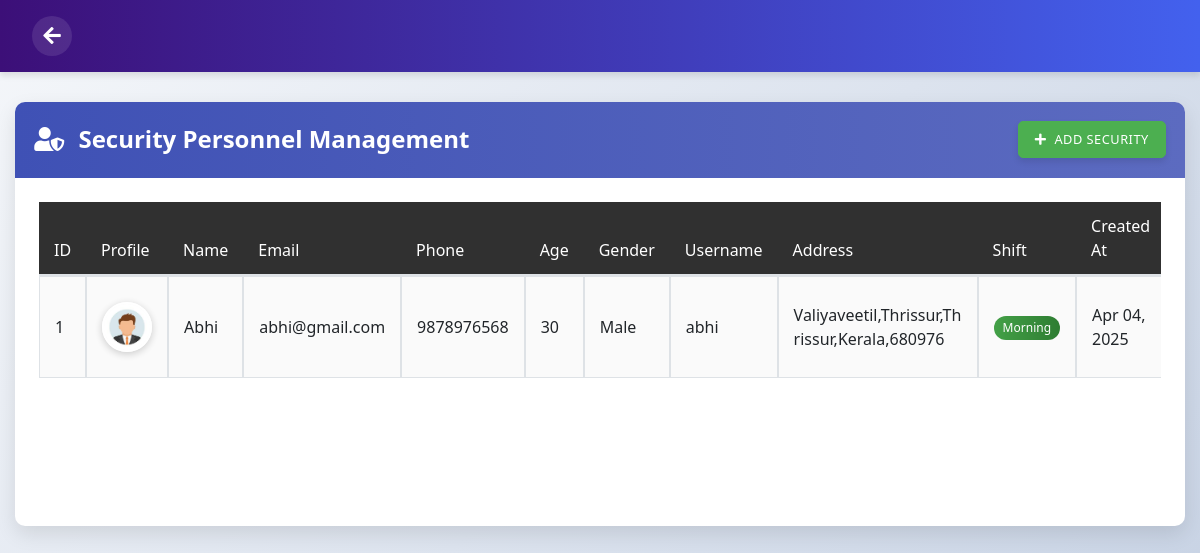
Page /admin_security_list/ on the committed database.
### app/models.py (models this page shows, shortened)
class Security(models.Model):
    GENDER_CHOICES = [
        ('Male', 'Male'),
        ('Female', 'Female'),
        ('Other', 'Other'),
    ]
    name = models.CharField(max_length=255)
    email = models.EmailField(unique=True)
    phone = models.CharField(max_length=15)
    age = models.PositiveIntegerField()
    gender = models.CharField(max_length=10, choices=GENDER_CHOICES)
    username = models.CharField(max_length=50, unique=True)
    password = models.CharField(max_length=255)
    address = models.TextField()
    shift_timing = models.CharField(max_length=50, choices=[('Morning', 'Morning'), ('Night', 'Night')])
    profile_image = models.ImageField(upload_to='security_profiles/', blank=True, null=True)
    created_at = models.DateTimeField(auto_now_add=True)
    updated_at = models.DateTimeField(auto_now=True)

### app/views.py (the view)
# urls.py: path('admin_security_list/', views.admin_security_list, name='admin_security_list'),
def admin_security_list(request):
    securities = Security.objects.all().order_by('-created_at')
    return render(request,'admin_security_list.html',{'securities':securities})

### app/templates/admin_security_list.html (shortened to what this page needs)
{% load static %}
<!DOCTYPE html>
<html lang="en">
<head>
    <link rel="stylesheet" href="https://cdnjs.cloudflare.com/ajax/libs/bootstrap/4.6.0/css/bootstrap.min.css">
    <link rel="stylesheet" href="https://cdnjs.cloudflare.com/ajax/libs/font-awesome/5.15.4/css/all.min.css">
    <link rel="stylesheet" href="https://cdnjs.cloudflare.com/ajax/libs/datatables/1.10.21/css/dataTables.bootstrap4.min.css">
    <link rel="stylesheet" href="https://cdnjs.cloudflare.com/ajax/libs/animate.css/4.1.1/animate.min.css">
</head>
<body>
    <nav class="navbar">
        <a href="/admin_home/" class="back-btn">
            <i class="fas fa-arrow-left"></i>
        </a>
    </nav>
    <div class="container-fluid">
        <div class="row">
            <div class="col-12">
                <div class="card fade-in">
                    <div class="card-header">
                        <h4 class="card-title">
                            <i class="fas fa-user-shield mr-2"></i>
                            Security Personnel Management
                        </h4>
                        <div class="header-actions">
                            <a href="{% url 'admin_add_security' %}" class="btn btn-success add-btn">
                                <i class="fas fa-plus mr-1"></i> Add Security
                            </a>
                        </div>
                    </div>
                    <div class="card-body">
                        <div class="table-responsive">
                            <table class="table table-striped table-bordered">
                                <thead>
                                    <tr>
                                        <th>ID</th>
                                        <th>Profile</th>
                                        <th>Name</th>
                                        <th>Email</th>
                                        <th>Phone</th>
                                        <th>Age</th>
                                        <th>Gender</th>
                                        <th>Username</th>
                                        <th>Address</th>
                                        <th>Shift</th>
                                        <th>Created At</th>
                                    </tr>
                                </thead>
                                <tbody>
                                    {% for security in securities %}
                                    <tr>
                                        <td>{{ security.id }}</td>
                                        <td>
                                            {% if security.profile_image %}
                                                <img src="{{ security.profile_image.url }}" alt="{{ security.name }}" class="rounded-circle" width="50" height="50">
                                            {% else %}
                                                <img src="{% static 'images/default-profile.png' %}" alt="{{ security.name }}" class="rounded-circle" width="50" height="50">
                                            {% endif %}
                                        </td>
                                        <td>{{ security.name }}</td>
                                        <td>{{ security.email }}</td>
                                        <td>{{ security.phone }}</td>
                                        <td>{{ security.age }}</td>
                                        <td>{{ security.gender }}</td>
                                        <td>{{ security.username }}</td>
                                        <td class="address-cell">{{ security.address }}</td>
                                        <td><span class="badge badge-{{ security.shift_timing|lower }}">{{ security.shift_timing }}</span></td>
                                        <td>{{ security.created_at|date:"M d, Y" }}</td>
                                    </tr>
                                    {% endfor %}
                                </tbody>
                            </table>
                        </div>
                    </div>
                </div>
            </div>
        </div>
    </div>
</body>
</html>

### app/templates/admin_security_list.html (style rules this page uses)
:root { --primary-color: #3f51b5; --secondary-color: #ff4081; --dark-color: #303030; --light-color: #f5f5f5; --success-color: #4caf50; --danger-color: #f44336; }
body { background: linear-gradient(135deg, #f5f7fa 0%, #c3cfe2 100%); font-family: 'Segoe UI', Tahoma, Geneva, Verdana, sans-serif; min-height: 100vh; padding-bottom: 50px; }
.card { border-radius: 10px; box-shadow: 0 8px 20px rgba(0, 0, 0, 0.1); overflow: hidden; margin-top: 30px; border: none; transition: transform 0.3s ease; }
.card-header { background: linear-gradient(to right, var(--primary-color), #5c6bc0); color: white; border-bottom: none; padding: 1.2rem; display: flex; justify-content: space-between; align-items: center; }
.card-title { margin-bottom: 0; font-weight: 600; }
.card-body { padding: 1.5rem; }
.table { border-collapse: separate; border-spacing: 0; }
.table th { background-color: var(--dark-color); color: white; font-weight: 500; border: none; }
.table-striped tbody tr:nth-of-type(odd) { background-color: rgba(0, 0, 0, 0.02); }
.table td, .table th { vertical-align: middle; padding: 12px 15px; }
.rounded-circle { box-shadow: 0 2px 8px rgba(0, 0, 0, 0.2); object-fit: cover; border: 2px solid white; }
.btn { border-radius: 5px; font-weight: 500; text-transform: uppercase; font-size: 0.8rem; letter-spacing: 0.5px; transition: all 0.3s; padding: 0.5rem 1rem; }
.btn-success { background-color: var(--success-color); border-color: var(--success-color); }
.badge { padding: 0.5em 0.75em; font-weight: 500; border-radius: 30px; }
.badge-morning { background: linear-gradient(to right, #43a047, #2e7d32); color: white; }
.fade-in { animation: fadeIn 0.5s ease-in; }
.navbar { background: linear-gradient(to right, #3c0f78, #4361ee); box-shadow: 0 4px 6px rgba(0, 0, 0, 0.1); padding: 1rem 2rem; position: sticky; top: 0; z-index: 100; display: flex; align-items: center; }
.back-btn { color: white; font-size: 1.25rem; text-decoration: none !important; display: inline-flex; align-items: center; justify-content: center; transition: transform 0.3s ease, background-color 0.3s ease; margin-right: 1rem; background-color: rgba(255, 255, 255, 0.1); padding: 0.5rem; border-radius: 50%; width: 40px; height: 40px; }
.table-responsive { overflow-x: auto; min-height: 300px; }
.address-cell { max-width: 200px; word-wrap: break-word; white-space: normal; }
.add-btn { background-color: var(--success-color); border-color: var(--success-color); margin-left: 10px; box-shadow: 0 4px 6px rgba(0, 0, 0, 0.1); transition: all 0.3s ease; }
.header-actions { display: flex; align-items: center; }

### rows in the picture
Security: id "1", profile_image (picture), name "Abhi", email "abhi@gmail.com", phone "9878976568", age "30", gender "Male", username "abhi", address "Valiyaveetil,Thrissur,Thrissur,Kerala,680976", shift_timing "Morning", created_at "Apr 04, 2025"
